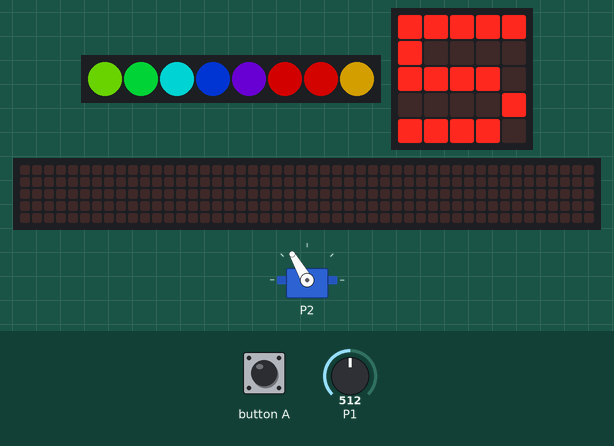
Simulated run of this program. Board: BBC micro:bit (MakeCode). Shown: servo, 8 RGB LEDs in strip order, left to right, the board's 5×5 LED display, a strip that is not on the board, showing the scrolling text unrolled. The inputs (shaded band) are chosen by the test bench; at power-on: P1 = 512 (analog values on the 0–1023 scale). Dim RGB values are drawn brighter than linear; the 48×5 strip is a reading aid, not a part: it shows the text the display is scrolling, unrolled, one strip-width of it at a time.

Above: at 1.3 s.
1.4 s: P1 set to 413
3.5 s: P1 set to 383
At 6.0 s:
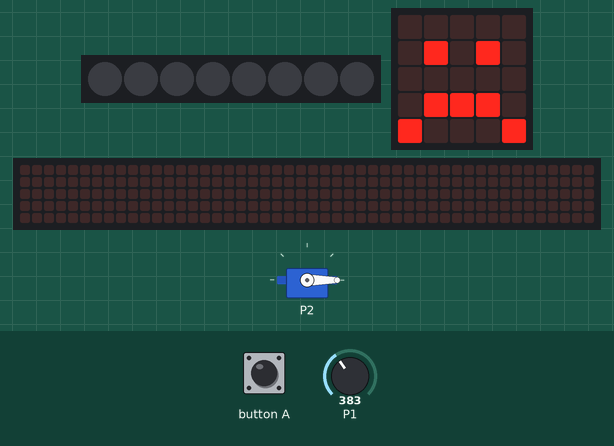
7.6 s: button A pressed for 0.15 s
At 8.08 s:
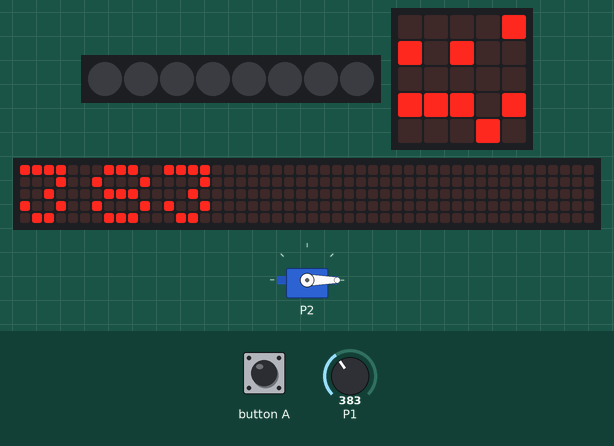
8.3 s: P1 set to 410
At 12.6 s:
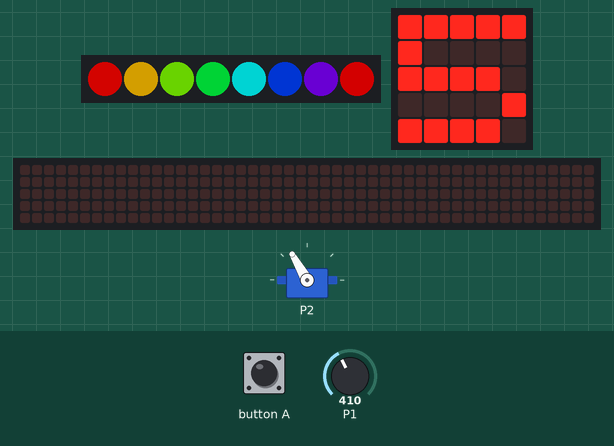
13.7 s: button A pressed for 0.15 s
At 14.69 s:
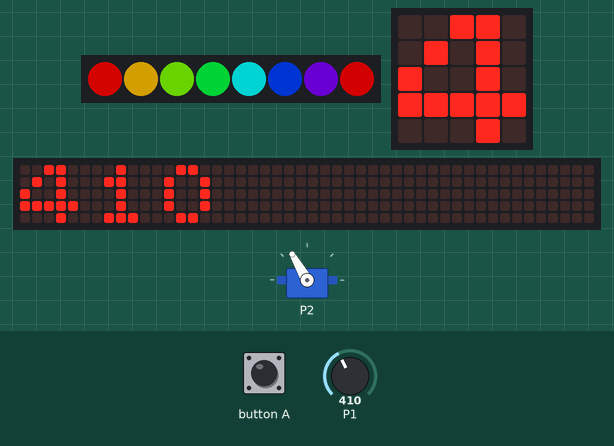
Timing chart, 0 to 15.4 s (numbered marks = the images above; inputs shaded):
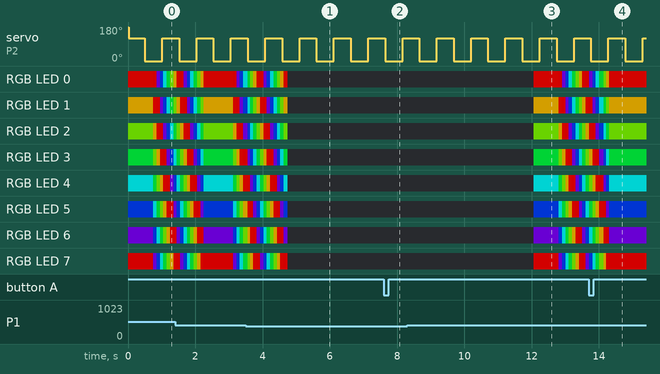

The program:

main.ts
```typescript
input.onButtonPressed(Button.A, function () {
    basic.showNumber(pression)
})
let pression = 0
let strip = neopixel.create(DigitalPin.P0, 8, NeoPixelMode.RGB)
strip.clear()
strip.show()
pins.servoWritePin(AnalogPin.P2, 180)
basic.forever(function () {
    pression = pins.analogReadPin(AnalogPin.P1)
    if (pression > 400) {
        strip.showRainbow(1, 360)
        basic.showNumber(5)
        for (let index = 0; index < 16; index++) {
            strip.rotate(1)
            strip.show()
            basic.pause(100)
        }
    } else {
        strip.clear()
        strip.show()
        basic.showIcon(IconNames.Sad)
    }
})
basic.forever(function () {
    pins.servoWritePin(AnalogPin.P2, 120)
    basic.pause(500)
    pins.servoWritePin(AnalogPin.P2, 0)
    basic.pause(500)
})
```

test.ts
```typescript
// les tests vont ici ; cela ne sera pas compilé si ce paquet est utilisé en tant qu'extension.
```

Measured:
- the behaviour switches between 401 and 400 on P1 (found by bisection; images 0 and 1)
- after the input at 3.5 s, the display: first differs from a run without the input after 1.3 s (image 1)
- after the input at 7.6 s, the display: first changes after 0.26 s (image 2 shows a later state)
- after the input at 8.3 s, the display: first differs from a run without the input after 3.8 s (image 3)
- after the input at 13.7 s, the display: first differs from a run without the input after 0.15 s (image 4 shows a later state)
- by itself, servo on P2: alternates 120° for 0.50 s and 0° for 0.52 s
- what the display in image 3 shows lasts 0.7 s, from 12.1 s to 12.8 s
